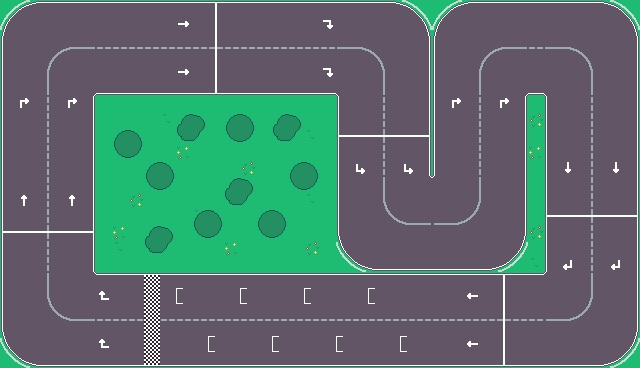

This is a level from a 2D game, rendered from its Tiled map with the project's own tilesets. A one-line summary and the map file follow, with tile-layer data summarised:
An orthogonal 40x23 tile map with 16x16 px tiles, 2 tile layers (Capa de patrones 1, Extras) and 8 objects.

<map version="1.10" tiledversion="1.11.0" orientation="orthogonal" renderorder="right-down" width="40" height="23" tilewidth="16" tileheight="16" infinite="0" nextlayerid="5" nextobjectid="58">
 <properties>
  <property name="Draw" type="bool" value="true" />
 </properties>
 <tileset firstgid="1" name="TilesetV2" tilewidth="16" tileheight="16" tilecount="475" columns="19">
  <image source="TilesetV2.png" width="304" height="400" />
 </tileset>
 <layer id="1" name="Capa de patrones 1" width="40" height="23">
  <properties>
   <property name="Draw" type="bool" value="true" />
  </properties>
  <data>[920 cells, 920 non-empty, 156 distinct tile ids]</data>
 </layer>
 <layer id="4" name="Extras" width="40" height="23">
  <properties>
   <property name="Draw" type="bool" value="true" />
  </properties>
  <data>[920 cells, 104 non-empty, 27 distinct tile ids]</data>
 </layer>
 <objectgroup id="2" name="Collisions">
  <object id="38" x="12" y="14">
   <polygon points="0,0 16,-12 28,-13 383,-13 388.091,-11.5455 406.091,-0.272727 418.594,18 419.031,161.969 420.938,162.031 420.813,18.125 433.727,1.18182 452,-14 472,-14 591,-13 607,-7 621,7 625,27 626,316 621,331 611,342 597,349 586,350 28,351 9,345 -7,329 -11,315 -10,20 -7,12 -38,11 -47,369 667,371 664,-37 -22,-33 -38.125,10.875 -7,11.875" />
  </object>
  <object id="56" x="544" y="272">
   <polygon points="0,0 0,-176 -16,-176 -16,-32 -30,-13.6364 -48,0 -176,0 -194.182,-13.6364 -208,-32 -208,-176 -448,-176 -448,0" />
  </object>
 </objectgroup>
 <objectgroup id="3" name="Sensors">
  <properties>
   <property name="Sensors" type="bool" value="true" />
  </properties>
  <object id="49" x="208" y="0" width="16" height="96" />
  <object id="50" x="336" y="128" width="96" height="16" />
  <object id="51" x="544" y="208" width="96" height="16" />
  <object id="52" x="496" y="272" width="16" height="96" />
  <object id="53" x="0" y="224" width="96" height="16" />
  <object id="54" x="144" y="272" width="16" height="96">
   <properties>
    <property name="finishLine" type="bool" value="true" />
   </properties>
  </object>
 </objectgroup>
</map>
